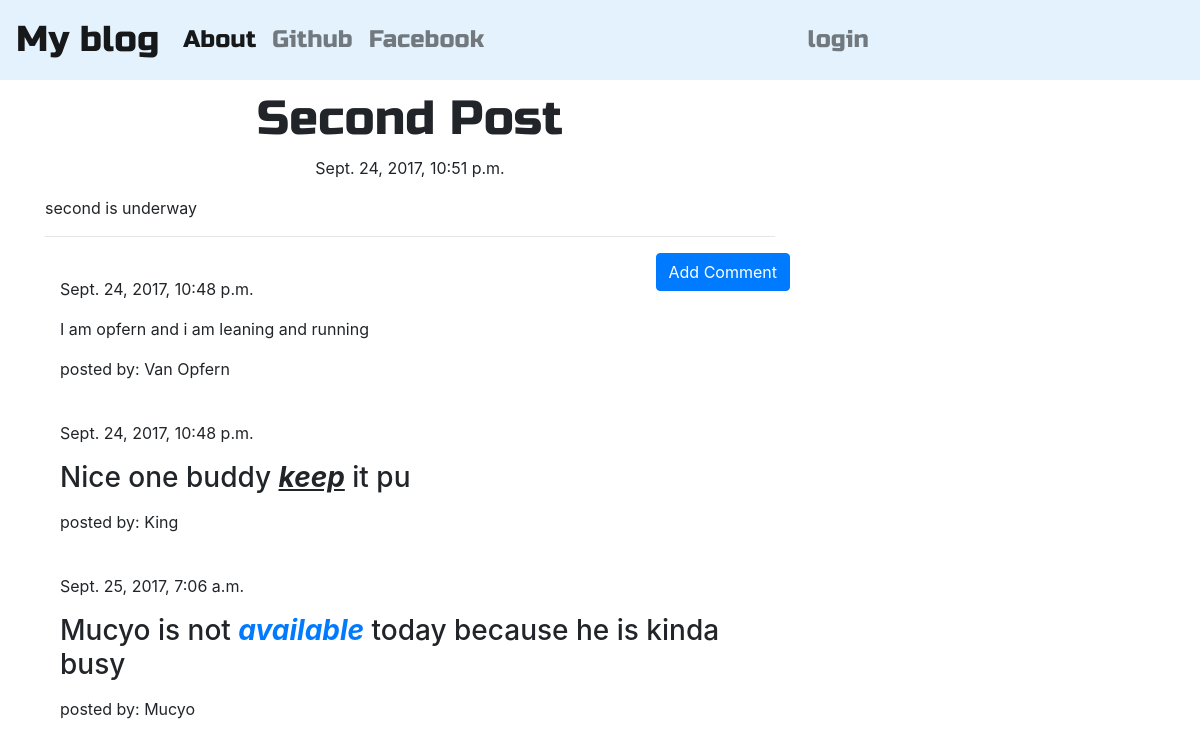
The page /post/5 on the database its author committed.
### blog/models.py (models this page shows, shortened)
class Post(models.Model):
    author          = models.ForeignKey('auth.User')
    title           = models.CharField(max_length=200)
    text            = models.TextField()
    created_date     = models.DateTimeField(default=timezone.now)
    published_date  = models.DateTimeField(blank=True, null=True)

class Comment(models.Model):
    post   = models.ForeignKey('blog.Post', related_name='comments')
    author = models.CharField(max_length=200)
    text   = models.TextField()
    created_date = models.DateTimeField(default=timezone.now())
    approved_comment = models.BooleanField(default=False)

### blog/views.py (the view)
# urls.py: url(r'^post/(?P<pk>\d+)$',views.PostDetailView.as_view(),name='post_detail'),
class PostDetailView(DetailView):
    model = Post

### blog/templates/blog/post_detail.html (shortened to what this page needs)
{% extends 'blog/base.html' %}
{% block content %}
  <h1 class="posttitle loader">{{ post.title }}</h1>
  {% if post.published_date %}
    <div class="date postdate">
      {{ post.published_date }}
    </div>
  {% else %}
    <a class="btn btn-default" href="{% url 'post_publish' pk=post.pk %}">Publish</a>
  {% endif %}
  <p class="postcontent">{{ post.text|safe|linebreaksbr }}</p>
    <hr>
    <a class='btn btn-primary btn-comment' href="{% url 'add_comment_to_post' pk=post.pk %}">Add Comment</a>
    <div class="container">
        {% for comment in post.comments.all %}
        <br>
          {% if user.is_authenticated or comment.approved_comment %}
            {{ comment.created_date }}
              <p>{{ comment.text|safe|linebreaks }}</p>
              <p>posted by: {{ comment.author }}</p>
          {% endif %}
          {% empty %}
          <p>No comments yet!!</p>
        {% endfor %}
    </div>
{% endblock %}

### blog/templates/blog/base.html (shortened to what this page needs)
<!DOCTYPE html>
{% load staticfiles %}
<html>
  <head>
    <link rel="stylesheet" href="https://maxcdn.bootstrapcdn.com/bootstrap/4.0.0-beta/css/bootstrap.min.css">
    <link rel="stylesheet" href="//cdn.jsdelivr.net/npm/medium-editor@latest/dist/css/medium-editor.min.css" type="text/css" media="screen" charset="utf-8">
    <link rel="stylesheet" href="{% static 'css/blog.css' %}">
  </head>
  <body class="loader">
    <nav class="navbar navbar-expand-lg navbar-light techfont custom-navbar" style="background-color: #e3f2fd;">
    <a class="navbar-brand bigbrand" href="{% url 'post_list' %}">My blog</a>
    <div class="collapse navbar-collapse" id="navbarSupportedContent">
      <ul class="navbar-nav mr-auto">
        <li class="nav-item active">
          <a class="nav-link" href="{% url 'about' %}">About <span class="sr-only">(current)</span></a>
        </li>
        <li class="nav-item">
          <a class="nav-link" target="_blank" href="https://www.github.com">Github</a>
        </li>
        <li class="nav-item">
          <a class="nav-link" target="_blank" href="https://www.facebook.com">Facebook</a>
        </li>
      </ul>
      <ul class="navbar-nav mr-auto navbar-right">
        {% if user.is_authenticated %}
        <li class="nav-item">
          <a class="nav-link" href="{% url 'post_new' %}">New Post</a>
        </li>
        <li class="nav-item">
          <a class="nav-link" href="{% url 'post_draft_list' %}">Drafts</a>
        </li>
        <li class="nav-item">
          <a class="nav-link" href="{% url 'logout' %}">Log Out</a>
        </li>
        <li class="nav-item">
          <a class="nav-link" >Welcome: <em> {{user.username}}</em></a>
        </li>
        {% else %}
        <li class="nav-item">
          <a class="nav-link navbar-right" href="{% url 'login' %}">login</a>
        </li>
        {% endif %}
      </ul>
    </div>
  </nav>
  <div class="content container">
    <div class="row">
      <div class="col-md-8">
        <div class="blog_posts">
          {% block content %}
          {% endblock %}
        </div>
      </div>
    </div>
  </div>
  </body>
</html>

### blog/static/css/blog.css (style rules this page uses)
.techfont { font-family: 'Russo One', sans-serif; font-size: 1.5em; margin-bottom: 10px; }
.bigbrand { font-size: 1.5em; }
.postdate { text-align: center; }
.posttitle { font-family: 'Russo One', sans-serif; font-size: 3em; text-align: center; }
.postcontent { font-family: 'Montserrat'; font-size: 1.5em; }
.btn-comment { position: absolute; right: 0px; }
.loader { filter:hue-rotate(0deg); color:linear-gradient(45deg,#0f8,#08f); animation:hue 10000ms infinite linear; }

### rows shown on the page
Post: title "Second Post", published_date "Sept. 24, 2017, 10:51 p.m.", text "second is underway"
Comment: created_date "Sept. 24, 2017, 10:48 p.m.", text "I am opfern and i am leaning and running", author "Van Opfern"
Comment: created_date "Sept. 24, 2017, 10:48 p.m.", text "Nice one buddy keep it pu", author "King"
Comment: created_date "Sept. 25, 2017, 7:06 a.m.", text "Mucyo is not available today because he is kinda busy", author "Mucyo"
